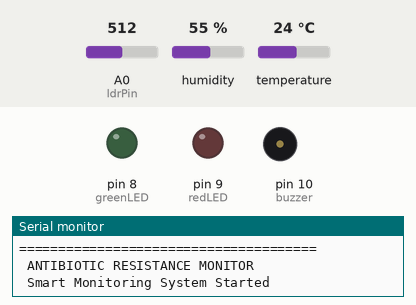
The sketch below on a simulated Arduino Uno, built with avr-gcc and run on an emulated ATmega328P. Parts: output pins drawn as LEDs (lit = HIGH), buzzer (waves = sounding, pin HIGH), the last lines printed to the serial monitor. The inputs (shaded band) are chosen by the test bench; at power-on: temperature 24 °C, A0 (ldrPin) = 512, humidity 55 %.

Above: at 0.1 s.
At 1.3 s:
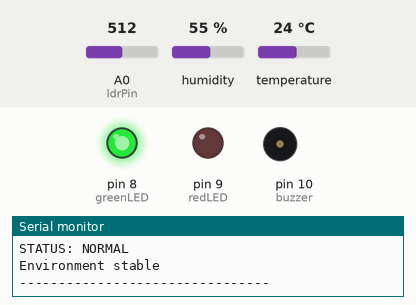
1.4 s: temperature set to 29 °C
4.2 s: temperature set to 32 °C
At 5.6 s:
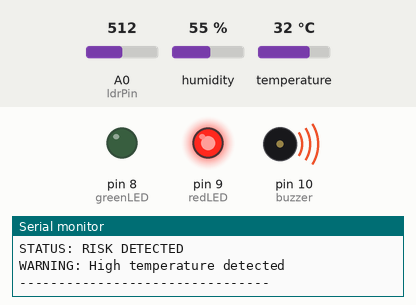
Timing chart, 0 to 7.2 s (numbered marks = the images above; inputs shaded):
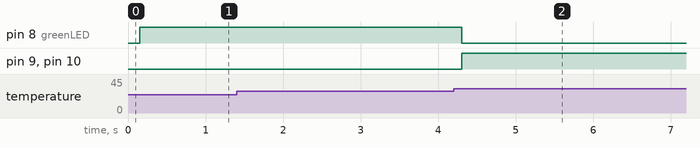

The sketch:

antibiotic_monitor.ino
```cpp
#include <DHT.h>
#include <SoftwareSerial.h>

// ======================================
// BLUETOOTH CONFIGURATION (HM-10)
// ======================================

// Arduino Pin 3 = RX
// Arduino Pin 4 = TX

SoftwareSerial BTSerial(3, 4);

// ======================================
// DHT11 SENSOR CONFIGURATION
// ======================================

#define DHTPIN 2
#define DHTTYPE DHT11

DHT dht(DHTPIN, DHTTYPE);

// ======================================
// PIN CONFIGURATION
// ======================================

const int ldrPin = A0;

const int greenLED = 8;
const int redLED = 9;
const int buzzer = 10;

// ======================================
// THRESHOLD VALUES
// ======================================

const float TEMP_THRESHOLD = 30.0;

const int LDR_THRESHOLD = 500;

// ======================================
// SETUP
// ======================================

void setup() {

  // Serial Monitor
  Serial.begin(9600);

  // Bluetooth Serial
  BTSerial.begin(9600);

  // Start DHT11
  dht.begin();

  // Output pins
  pinMode(greenLED, OUTPUT);
  pinMode(redLED, OUTPUT);
  pinMode(buzzer, OUTPUT);

  Serial.println("======================================");
  Serial.println(" ANTIBIOTIC RESISTANCE MONITOR ");
  Serial.println(" Smart Monitoring System Started ");
  Serial.println("======================================");

  BTSerial.println("Bluetooth Connected");
}

// ======================================
// LOOP
// ======================================

void loop() {

  // ======================================
  // READ TEMPERATURE
  // ======================================

  float temperature = dht.readTemperature();

  // ======================================
  // READ LDR VALUE
  // ======================================

  int ldrValue = analogRead(ldrPin);

  // ======================================
  // CHECK DHT11
  // ======================================

  if (isnan(temperature)) {

    Serial.println("ERROR: DHT11 sensor failed!");
    BTSerial.println("ERROR:DHT11");

    Serial.println("--------------------------------");

    delay(2000);

    return;
  }

  // ======================================
  // RISK LOGIC
  // ======================================

  bool highTemperature = temperature > TEMP_THRESHOLD;

  bool highTurbidity = ldrValue < LDR_THRESHOLD;

  bool riskDetected = highTemperature || highTurbidity;

  // ======================================
  // DISPLAY VALUES ON SERIAL MONITOR
  // ======================================

  Serial.print("Temperature: ");
  Serial.print(temperature);
  Serial.println(" C");

  Serial.print("LDR Value: ");
  Serial.println(ldrValue);

  // ======================================
  // SEND DATA TO FLUTTER APP
  // FORMAT:
  // Temperature,LDR,Status
  // ======================================

  BTSerial.print(temperature);
  BTSerial.print(",");

  BTSerial.print(ldrValue);
  BTSerial.print(",");

  if (riskDetected) {
    BTSerial.println("RISK");
  }
  else {
    BTSerial.println("NORMAL");
  }

  // ======================================
  // RISK CONDITION
  // ======================================

  if (riskDetected) {

    digitalWrite(greenLED, LOW);

    digitalWrite(redLED, HIGH);

    digitalWrite(buzzer, HIGH);

    Serial.println("STATUS: RISK DETECTED");

    if (highTemperature) {
      Serial.println("WARNING: High temperature detected");
    }

    if (highTurbidity) {
      Serial.println("WARNING: Possible high bacterial turbidity");
    }
  }

  // ======================================
  // NORMAL CONDITION
  // ======================================

  else {

    digitalWrite(greenLED, HIGH);

    digitalWrite(redLED, LOW);

    digitalWrite(buzzer, LOW);

    Serial.println("STATUS: NORMAL");
    Serial.println("Environment stable");
  }

  Serial.println("--------------------------------");

  delay(2000);
}
```

Measured:
- the behaviour switches between 30 and 31 °C on temperature (found by bisection; images 1 and 2)
- after the input at 4.2 s, pin 8 (greenLED): HIGH → LOW after 0.11 s; pin 9 (redLED), pin 10 (buzzer): LOW → HIGH after 0.11 s
